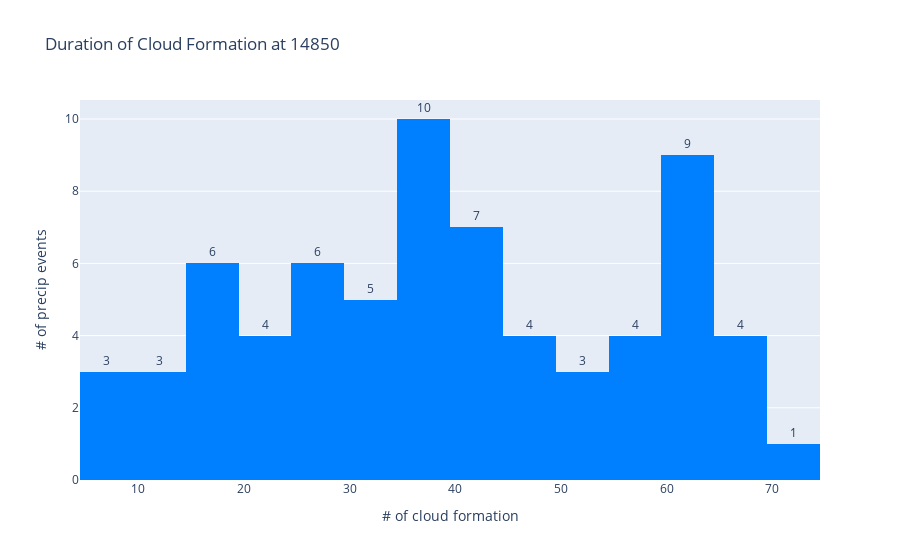

Source (notebook cell):
### Code cell
import plotly.express as px

fig = px.histogram(df_combined_timing, x="Duration_of_cloud_formation", nbins = 15, title="Duration of Cloud Formation at " + str(station_ID_num))
fig.update_layout(xaxis_title="# of cloud formation", yaxis_title="# of precip events")
fig.update_traces(marker_color="rgb(0, 128, 255)", texttemplate='%{y}', textposition='outside')
fig.show()
fig.write_image('hist_'+station_ID_num+'_duration_of_cloud_formation.png')

### Figure 1 — Plotly figure (JSON) as saved in the notebook; plotly's stock layout.template omitted (floating-point values rounded to 4 significant figures)
{"data": [{"alignmentgroup": "True", "bingroup": "x", "hovertemplate": "Duration_of_cloud_formation=%{x}<br>count=%{y}<extra></extra>", "legendgroup": "", "marker": {"color": "rgb(0, 128, 255)", "pattern": {"shape": ""}}, "name": "", "nbinsx": 15, "offsetgroup": "", "orientation": "v", "showlegend": false, "textposition": "outside", "texttemplate": "%{y}", "type": "histogram", "x": [56, 35, 63, 70, 31, 28, 37, 46, 62, 24, 27, 34, 43, 16, 13, 29, 22, 32, 25, 49, 60, 19, 47, 9, 38, 67, 49, 61, 65, 13, 18, 37, 44, 53, 64, 6, 17, 28, 34, 44, 56, 23, 61, 53, 17, 65, 26, 38, 7, 44, 53, 35, 43, 23, 40, 33, 43, 64, 61, 60, 67, 57, 59, 12, 16, 37, 35, 39, 38], "xaxis": "x", "yaxis": "y"}], "layout": {"barmode": "relative", "legend": {"tracegroupgap": 0}, "title": {"text": "Duration of Cloud Formation at 14850"}, "xaxis": {"anchor": "y", "domain": [0, 1], "title": {"text": "# of cloud formation"}}, "yaxis": {"anchor": "x", "domain": [0, 1], "title": {"text": "# of precip events"}}}}
